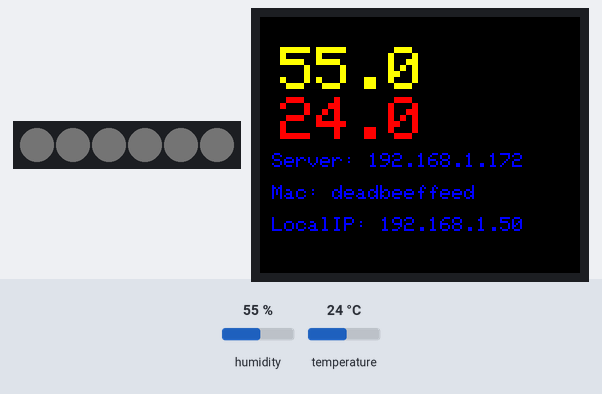
Simulated run of this sketch. Board: Arduino Uno, built with avr-gcc and run on an emulated ATmega328P. Shown: 6 RGB LEDs in strip order, left to right, 160×128 colour display. Inputs (shaded band) come from the test bench; at power-on: humidity 55 %, temperature 24 °C. Dim RGB values are drawn brighter than linear; WiFi joins after 1.5 s; servers stay silent unless stated; uploads are accepted with an empty reply; what the sketch prints to the serial monitor is not drawn.

Above: at 2.8 s.
2.9 s: humidity set to 22 %
At 12.25 s:
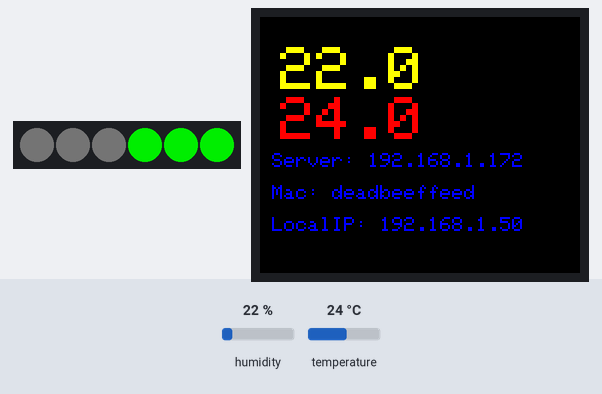
14.2 s: temperature set to 12 °C
At 23.09 s:
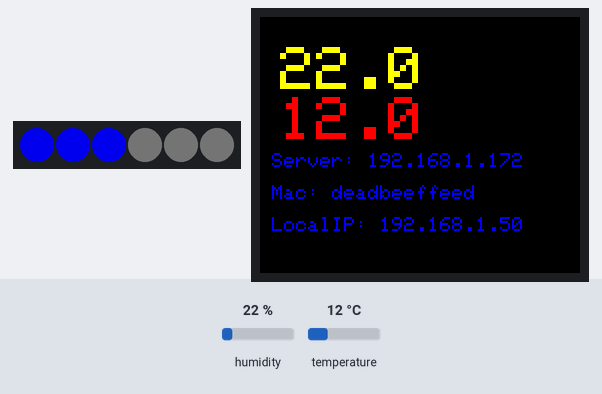
25.0 s: humidity set to 88 %
At 32.41 s:
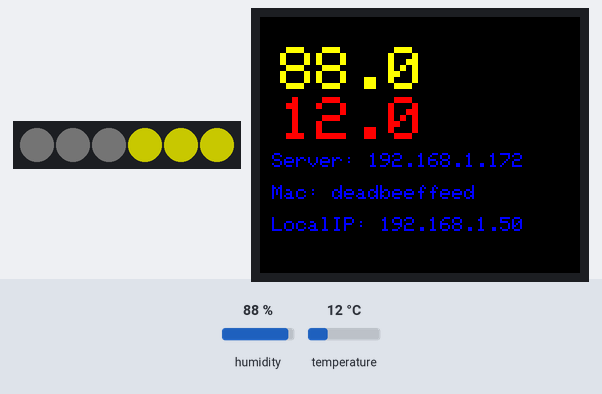
33.8 s: temperature set to 28 °C
At 42.9 s:
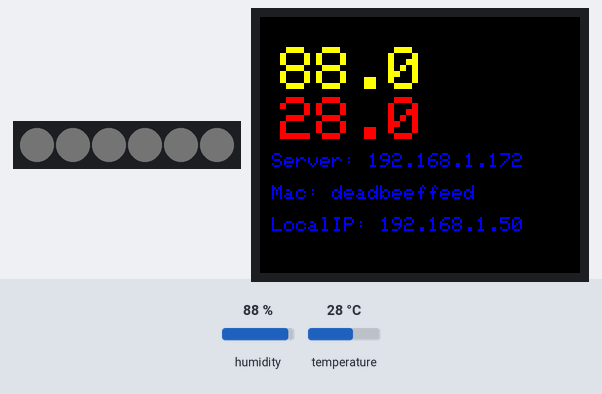
44.0 s: temperature set to 2 °C
At 54.3 s:
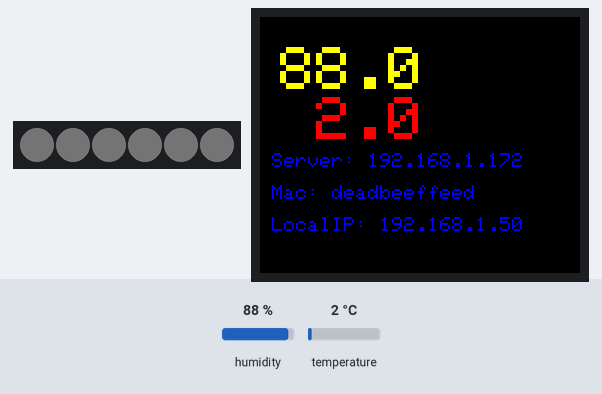
Timing chart, 0 to 54.8 s (numbered marks = the images above; inputs shaded):
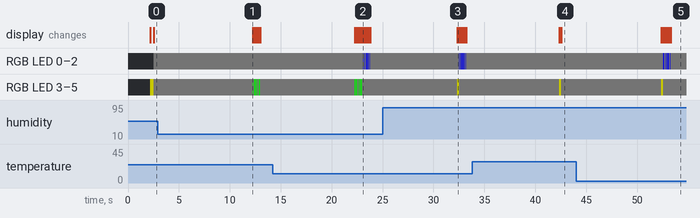

Measured:
- after the input at 2.9 s, RGB LED 3–5: alternates RGB(1, 1, 1) for 0.08 s and RGB(0, 200, 0) for 0.08 s, 10 changes in all, then stays RGB(1, 1, 1), starting after 9.3 s; the display: changes after 9.3 s (image 1)
- after the input at 14.2 s, the display: first changes after 8.1 s (image 2 shows a later state)
- after the input at 25.0 s, the display: changes after 7.3 s (image 3)
- after the input at 44.0 s, the display: first changes after 8.4 s (image 5 shows a later state)

The sketch:

dht_neopix3b_eth.ino
```cpp
/*
 * This sketch
 * Reads humidity and temparature from DHT22 sensor,
 * Uses ST7735 display to show it
 * User Ethernet to POST values to remote server
 *
 * Author Rino Reji Cheriyan.
 *
 * Intial source, hardware, requirment from Palnar Transmedia
 * References: Arduino Examples
 */

#include <Adafruit_GFX.h>    // Core graphics library
#include <Adafruit_ST7735.h> // Hardware-specific library
#include <SPI.h>
#include "DHT.h"
#include <Ethernet.h>
#include <Adafruit_NeoPixel.h>

#define sclk 5//5 //13 /5
#define mosi 6//4  //11 /4
#define cs  4 //7
#define dc  7 //9
#define rt  0  // you can also connect this to the Arduino reset
#define DHTPIN 2
#define DHTTYPE DHT22
#define PIN 3
#define NUMPIXELS 6

DHT dht(DHTPIN, DHTTYPE);
Adafruit_ST7735 tft = Adafruit_ST7735(cs, dc, mosi, sclk, rt); //rst ist schon belegt
Adafruit_NeoPixel pixels = Adafruit_NeoPixel(NUMPIXELS, PIN, NEO_GRB + NEO_KHZ800);

float humidity; float temperature;
unsigned long nextSensorRead;
unsigned long nextPagePost;
char hum[6]; char temp[6];
int mnt, mnh, mxt, mxh;

// initialize the library instance:
EthernetClient client;
// The IP address will be dependent on your local network:
byte mac[] = { 0xDE, 0xAD, 0xBE, 0xEF, 0xFE, 0xED };
//byte mac[] = { 0xBA, 0xDD, 0xCA, 0xFE, 0xFE, 0xED };
IPAddress ip(192, 168, 1, 224);
//char server[] = "192.168.1.3";
char server[] = "192.168.1.172";
//unsigned int port = 8282;
unsigned int port = 80;
char pageName[] = "/temperature/web/device/upload/";

String serverResponse;
bool hasNewSensorValue = false;

void printFreeRam () {
  extern int __heap_start, *__brkval;
  int v;
  Serial.print("Free RAM: ");
  Serial.println((int) &v - (__brkval == 0 ? (int) &__heap_start : (int) __brkval));
}

void setup() {
  Serial.begin(9600);
  Serial.println(F("Booting ...\nInit Display... \nInit Ethernet..."));

  initDispaly();
  initEthernet();

  nextSensorRead = millis() + 500;
  nextPagePost = millis() + 500;
}

void loop() {
  if (((signed long)(millis() - nextSensorRead)) > 0) {
    printFreeRam();
    humidity = dht.readHumidity();
    temperature = dht.readTemperature();
    hasNewSensorValue = true;

    updateDisplay(humidity, temperature);
    nextSensorRead = millis() + 10000;
  }

  if (((signed long)(millis() - nextPagePost)) > 0 && hasNewSensorValue) {
    char postBuffer[80];
    // postBuffer must be url encoded.
    UpdateAlarm();
    sprintf(postBuffer, "mac=%s&Temperature=%s&Humidity=%s", getMacAddress().c_str(), temp, hum);
    Serial.println(postBuffer);
    if (!postPage(server, port, pageName, postBuffer)) {
      Serial.print(F("POST failed "));
    }
    else
    {
      hasNewSensorValue = false;
    }

    nextPagePost = millis() + nextPagePost;
  }
}

void initDispaly() {
  //Serial.println(F("Initializing display ..."));
  pixels.begin();
  tft.initR(INITR_BLACKTAB);   // initialize a ST7735S chip, black tab
  tft.setTextWrap(false); // Allow text to run off right edge
  tft.fillScreen(ST7735_BLACK);
  tft.setRotation(1);
}

void initEthernet() {
  // start the Ethernet connection:
  //Serial.println(F("Starting ethernet ..."));
  if (Ethernet.begin(mac) == 0) {
    //Serial.println(F("Failed to configure Ethernet using DHCP, trying to use pre configured IP"));
    // no point in carrying on, so do nothing forevermore:
    // try to congifure using IP address instead of DHCP:
    Ethernet.begin(mac, ip);
  }
  // print the Ethernet board/shield's IP address:
  //Serial.print(F("localIP address: "));
  //Serial.println(Ethernet.localIP());
}

//Mac address to string (For display purpose)
String getMacAddress() {
  String macAddress;
  for (int i = 0; i < sizeof(mac); i++) {
    macAddress += String(mac[i], HEX);
  }
  return macAddress;
}

//LocalIP address to string (For display purpose)
String getIpAddress() {
  IPAddress address = Ethernet.localIP();
  return String(address[0]) + "." + String(address[1]) + "." + String(address[2]) + "." + String(address[3]);
}

//Connect to a server and do a POST
byte postPage(char* domainBuffer, int thisPort, char* page, char* thisData)
{
  //Serial.println(F("connecting to remote server..."));

  if (client.connect(domainBuffer, thisPort) == 1)
  {
    //Serial.println(F("connected"));
    char outBuffer[80];
    // send the header
    sprintf(outBuffer, "POST %s HTTP/1.1", page);
    client.println(outBuffer);
    sprintf(outBuffer, "Host: %s", domainBuffer);
    client.println(outBuffer);
    client.println(F("Connection: close\r\nContent-Type: application/x-www-form-urlencoded"));
    sprintf(outBuffer, "Content-Length: %u\r\n", strlen(thisData));
    client.println(outBuffer);
    client.print(thisData);
  }
  else
  {
    //Serial.println(F("remote server connection failed"));
    return 0;
  }

  int connectLoop = 0;

  while (client.connected())
  {
    while (client.available())
    {
      char inChar = client.read();
      serverResponse += inChar;
      //Serial.write(inChar);
      connectLoop = 0;
    }

    delay(1);
    connectLoop++;
    if (connectLoop > 10000)
    {
      //Serial.println();
      Serial.println(F("Timeout"));
      client.stop();
    }
  }
  Serial.println(serverResponse);
  //Serial.println(F("--------------------"));
  nextPagePost = getValue("i", serverResponse);
  mnt = getValue("mnt", serverResponse);
  mxt = getValue("mxt", serverResponse);
  mnh = getValue("mnh", serverResponse);
  mxh = getValue("mxh", serverResponse);
  Serial.print(F("nextPagePost : "));
  Serial.println(nextPagePost);
  Serial.print(F("mnt : "));
  Serial.println(mnt);
  Serial.print(F("mxt : "));
  Serial.println(mxt);
  Serial.print(F("mnh : "));
  Serial.println(mnh);
  Serial.print(F("mxh : "));
  Serial.println(mxh);

  serverResponse = "";
  Serial.println(F("disconnecting."));
  client.stop();
  return 1;
}

int getValue(String key, String data) {
  String indexKey = key + "=";
  int startIndex = data.indexOf(indexKey);
  if (startIndex > -1)
  {
    startIndex = startIndex + indexKey.length();
    String remaningData = data.substring(startIndex);
    int lastIndex = remaningData.indexOf(';');
    if (lastIndex > -1)
    {
      String value = remaningData.substring(0, lastIndex);
      if (value.length() > 0)
      {
        return value.toInt();
      }
    }
  }

  Serial.println(F("Parse error, using fallback value"));
  //default fallback values
  if (key == "i")return 5000;
  if (key == "mnt")return 20;
  if (key == "mxt")return 35;
  if (key == "mnh")return 40;
  if (key == "mxh")return 70;
  return 0;
}

//Updates display with current sensor values, Server address, Mac, LocalIP
void updateDisplay(float humidity, float temperature) {
  dtostrf(humidity, 4, 1, hum);  //4 is mininum width, 3 is precision;
  dtostrf(temperature, 4, 1, temp);
  char sensorValueBuffer[40];
  sprintf(sensorValueBuffer, "Sensor values: %s - %s", hum, temp);
  Serial.println(sensorValueBuffer);
  tft.fillRect(0, 14, tft.width(), tft.height() - 17, ST7735_BLACK);

  tft.setCursor(10, 15);
  tft.setTextColor(ST7735_YELLOW);
  tft.setTextSize(3);
  tft.println(hum);

  tft.setCursor(10, 40);
  tft.setTextColor(ST7735_RED);
  tft.setTextSize(3);
  tft.println(temp);

  tft.setCursor(0, 68);
  tft.setTextColor(ST7735_BLUE);
  tft.setTextSize(1);
  char diplayBuffer[80];
  sprintf(diplayBuffer, " Server: %s\n\n Mac: %s\n\n LocalIP: %s", server, getMacAddress().c_str(), getIpAddress().c_str());
  tft.println(diplayBuffer);
}
/*
int CharArrayToInt(char* cValue){
  return atoi(cValue);
}*/

void UpdateAlarm() {
  if (atoi(hum) > mxh) {
    showalarm (3, 100, 100, 0, 1, 1, 1, 20, 5);
    Serial.println(F("showalarm hum > mxh"));
  }
  if (atoi(hum) < mnh) {
    showalarm (3, 0, 200, 0, 1, 1, 1, 80, 5);
    Serial.println(F("showalarm hum < mnh"));
  }
  if (atoi(temp) > mxt) {
    showalarm (0, 100, 0, 0, 1, 1, 1, 20, 5);
    Serial.println(F("showalarm temp > mxt"));
  }
  if (atoi(temp) < mnt) {
    showalarm (0, 0, 0, 200, 1, 1, 1, 80, 5);
    Serial.println(F("showalarm temp < mnt"));
  }
}

void showalarm(int up, int r, int g, int b, int r_off, int g_off, int b_off , int del, int times)
{
  //Serial.print("alarm: "); //Serial.println(comment);
  // pixels.Color takes RGB values, from 0,0,0 up to 255,255,255
  for (int k = 0; k < times; k++) {
    for (int i = 0; i < 3; i++) {
      pixels.setPixelColor(i + up, pixels.Color(r, g, b));
    }
    pixels.show(); delay(del);
    for (int i = 3; i >= 0; i--) {
      pixels.setPixelColor(i + up, pixels.Color(r_off, g_off, b_off));
    }
    pixels.show(); delay(del);
  }
}
```
